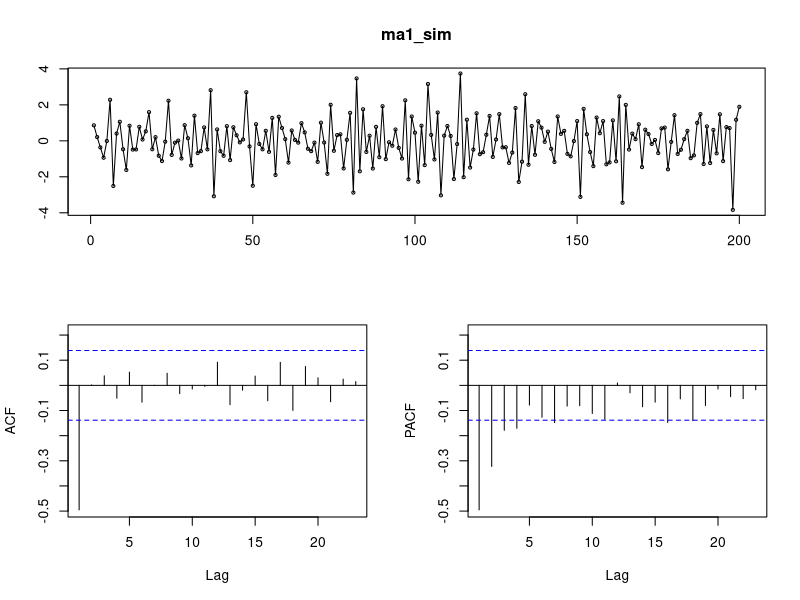
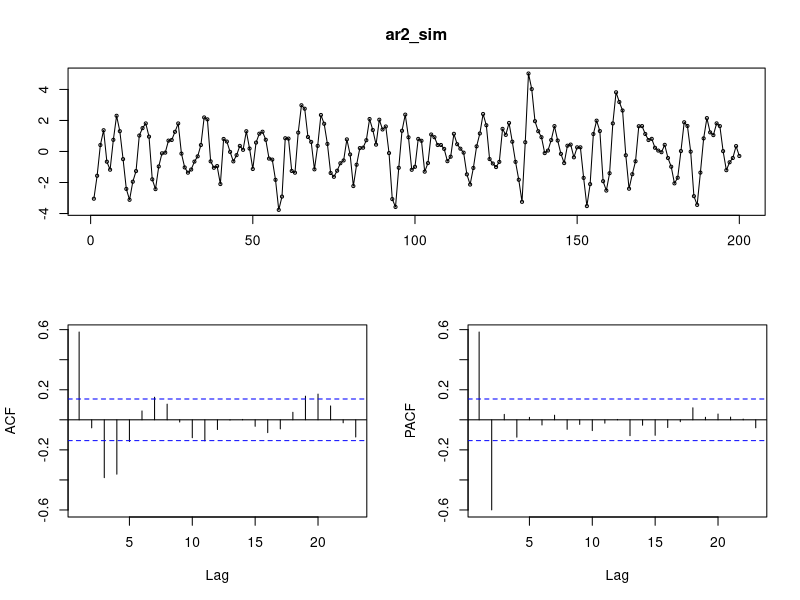
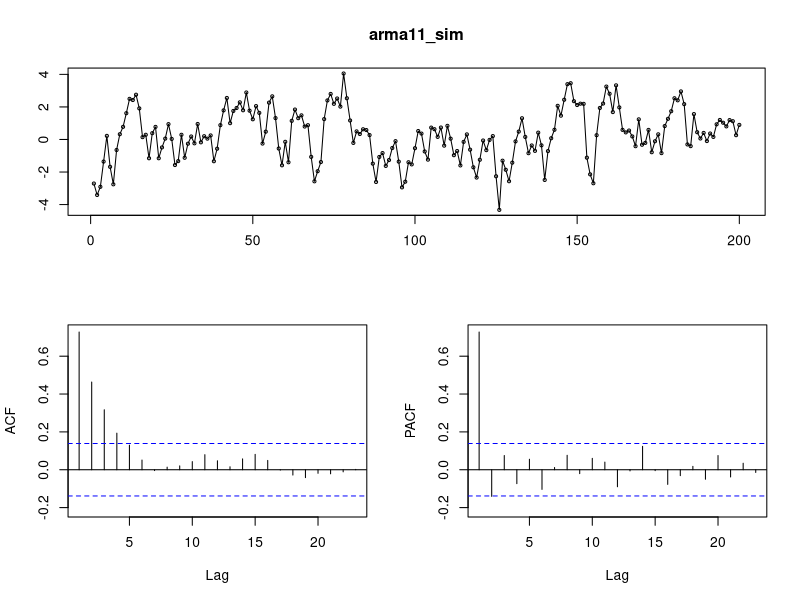

These charts were generated, in order, by the following R code: (Note: this script raises an error after producing the figures.)
library(forecast)
rm(list=ls())


set.seed(4002)
ma1_sim <- arima.sim(n = 200, model = list(ma = -0.9))
tsdisplay(ma1_sim)

ar2_sim <- arima.sim(n = 200, model = list(ar = c(1, -0.6)))
tsdisplay(ar2_sim)

arma11_sim <- arima.sim(n = 200, model = list(ar = 0.6, ma=0.3))
tsdisplay(arma11_sim)




data("oil.price", package = "TSA")
oil <- log(oil.price)
oil.ret <- diff(oil)
plot(ts.union(exp(oil), oil, diff(oil)), main = "")
grid()
tsdisplay(oil.ret)

# AR1 - YW
set.seed(0)
ar1 <- arima.sim(model = list(ar = 0.9), n = 120)
acf(ar1, plot = FALSE)$acf[2]
ar(ar1, order.max = 1, aic = FALSE, method = "yule-walker")

ar1 <- ar1 - mean(ar1)
sum(ar1*lag(ar1,1))/sum(ar1^2)

# AR2 - YW
set.seed(1)
ar2 <- arima.sim(model = list(ar = c(1, -0.6)), n = 120)
ar(ar2, order.max = 2, aic = FALSE, method = "yule-walker")

ar2 <- ar2 - mean(ar2)
gamma0 <- sum(ar2^2)/120
gamma1 <- sum(ar2*lag(ar2,1))/120
gamma2 <- sum(ar2*lag(ar2,2))/120

G <- matrix(c(gamma0, gamma1, gamma1, gamma0), ncol=2)
g <- matrix(c(gamma1, gamma2), ncol=1)
phi <- solve(G)%*%g



# Least squares for MA(1) -------------------------------------------------
set.seed(111)
y <- arima.sim(model = list(ma=0.6), n=200)


fcn_A <- function(y, theta) {
  n <- length(y)
  A <- 0
  for (j in 0:(n-1)) {
    A <- A + (-theta)^j * y[n-j]
  }
  # A <- sum(y*(-theta)^((n-1):0))
  return(A)
}

fcn_B <- function(y, theta) {
  n <- length(y)
  B <- 0
  for (j in 1:(n-1)) {
    B <- B -j*(-theta)^(j-1) * y[n-j]
  }
  
  # B <- sum(-1*((n-1):1)*(-theta)^((n-2):0)*y)
  return(B)
}

fcn_A_dev <- function(y, theta) {
  A_dev <- fcn_B(y, theta)
  return(A_dev)
}

fcn_B_dev <- function(y, theta) {
  n <- length(y)
  B_dev <- 0
  for (j in 2:(n-1)) {
    B_dev <- B_dev + j*(j-1)*(-theta)^(j-2) * y[n-j]
  }
  return(B_dev)
}

get_h <- function(y, theta) {
  h <- 0
  for (t in 3:200) {
    h <- h + fcn_A(y[1:t], theta)*fcn_B(y[1:t], theta)
  }
  return(2*h)
}

get_h_dev <- function(y, theta) {
  h_dev <- 0
  for (t in 3:200) {
    h_dev <- h_dev + fcn_A_dev(y[1:t], theta)*fcn_B(y[1:t], theta) + fcn_A(y[1:t], theta)*fcn_B_dev(y[1:t], theta)
  }
  return(2*h_dev)
} 


theta <- rep(0, 10)
print(paste("Step", 0, ": theta =", 0, "h(theta) =", get_h(y, 0)))
for (step_i in 2:length(theta)) {
  theta_old <- theta[step_i-1]
  
  theta_new <- theta_old - get_h(y, theta_old)/get_h_dev(y, theta_old)
  
  print(paste("Step", step_i, ": theta =", theta_new, "h(theta) =", get_h(y, theta_new)))
  
  theta[step_i] <- theta_new
}

arima(y, order=c(0,0,1), method="CSS", include.mean = FALSE)



get_sse <- function(y, theta) {
  sse <- 0
  for (t in 2:200) {
    sse <- sse + fcn_A(y[1:t], theta)^2
  }
  return(sse)
}

thetas <- seq(-0.9, 0.9, 0.05)
sse_list <- rep(NA, length(thetas))
for (i in 1:length(thetas)) {
  sse_list[i] <- get_sse(y, thetas[i])
}

plot(thetas, sse_list, type="l")



# Example oil -------------------------------------------------------------

data("oil.price", package = "TSA")
oil.ret <- diff(log(oil.price))
mods <- expand.grid(ar = 0:2, ma = 0:2, mean = c(TRUE, FALSE))
for(i in 1:nrow(mods)) mods$aic[i] <- AIC(
  arima(oil.ret, order = c(mods$ar[i], 0, mods$ma[i]),include.mean = mods$mean[i]))

mods[which.min(mods$aic),]
oil_ma1 <- arima(oil.ret, order = c(0, 0, 1), include.mean = FALSE)


library("forecast")
auto.arima(oil.ret, ic = "aic", stationary = TRUE,
           max.p = 2, max.q = 2, max.P = 0, max.Q = 0,
           stepwise = FALSE, trace = TRUE, approximation = FALSE)


# get residuals:
oil_res <- residuals(oil_ma1) / sqrt(oil_ma1$sigma2)
plot(oil_res)
abline(h=0)

# Box-Pierce Test:
Box.test(oil_res, lag = 5, fitdf = 1)

# Write your own BP test:
n <- length(oil_res)
test_statistic <- n *sum(acf(oil_res, lag.max = 5, plot = FALSE)$acf[2:6]^2)
p_val <- 1-pchisq(q = test_statistic, df = 5 -1)

# Diagnostics for your model:
tsdiag(oil_ma1)

